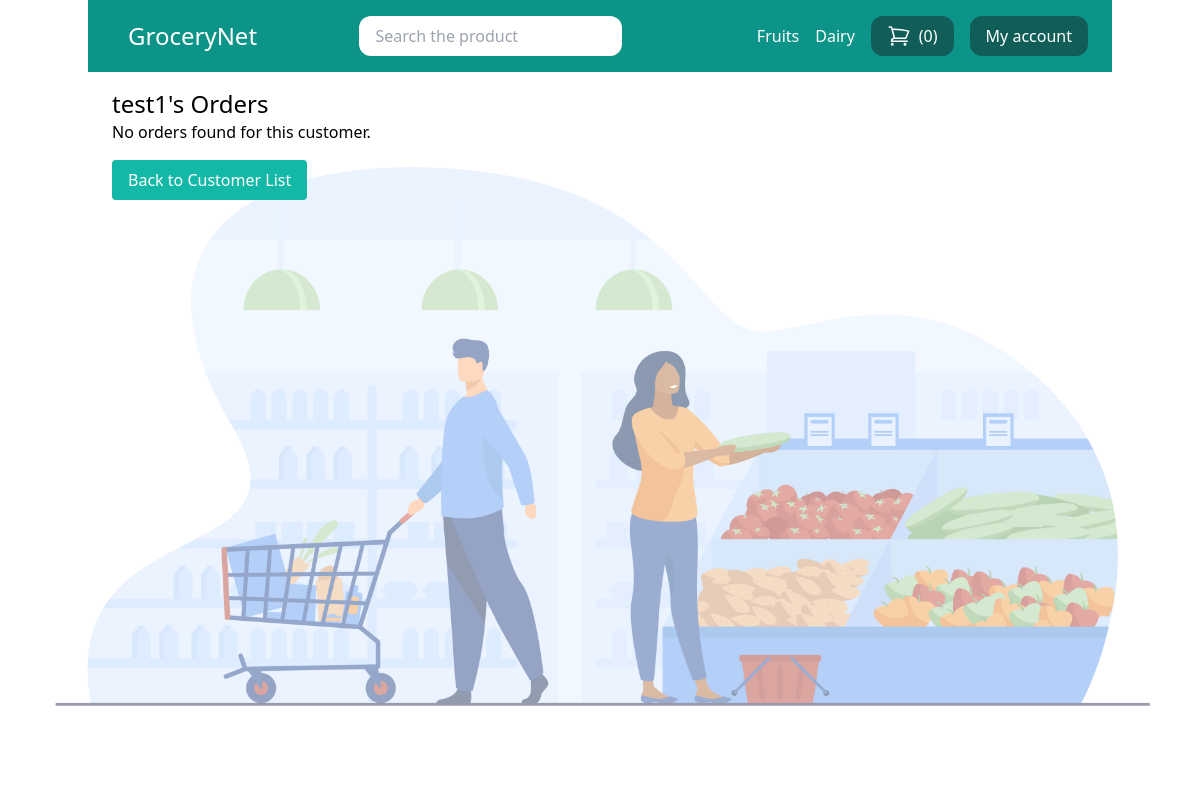
The page /customer/2/orders/ (signed in) on the database as committed earlier.
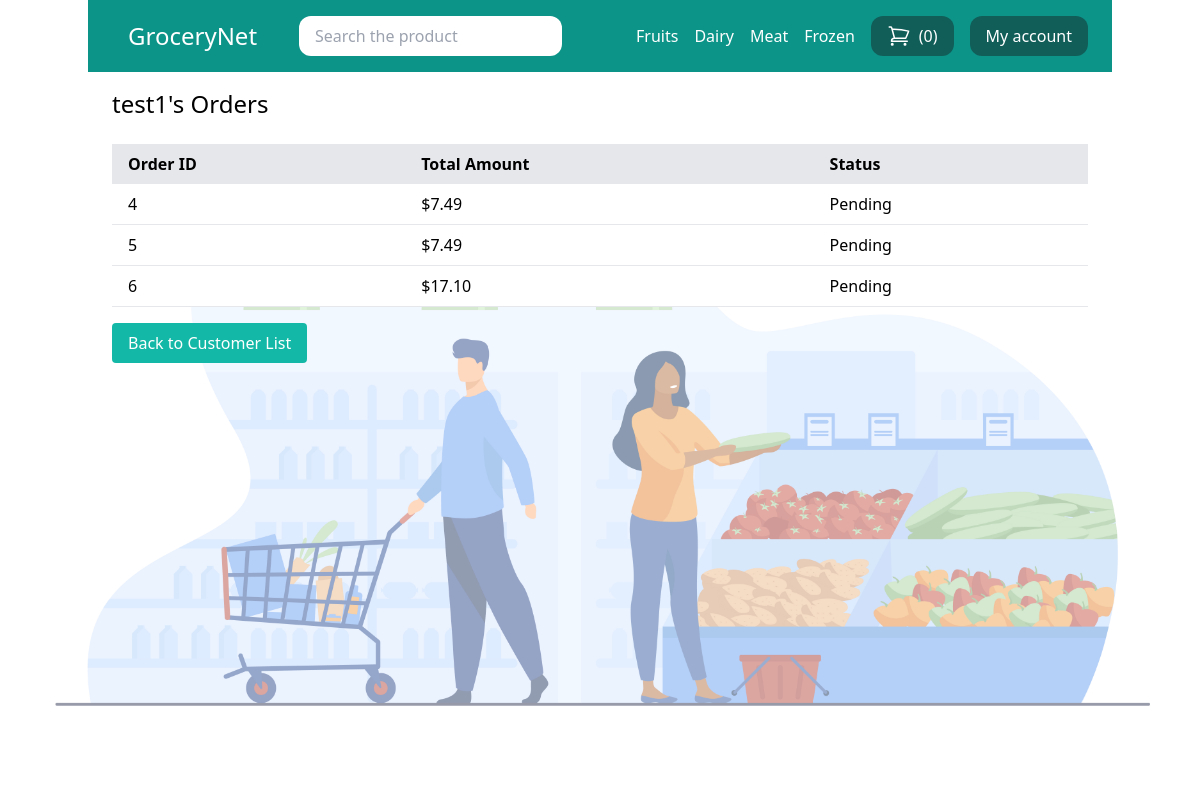
The same page on the database as committed later.
### store/models.py (models this page shows, shortened)
class Category(models.Model):
    title = models.CharField(max_length=50)
    slug = models.SlugField(max_length=50)
    class Meta:
        verbose_name_plural = 'Categories' # 관리사이트의 모델 표기방법 변경

class Order(models.Model):
    PENDING = 'pending'
    APPROVED = 'approved'
    DENIED = 'denied'
    STATUS_CHOICES = (
        (PENDING, 'Pending'),
        (APPROVED, 'Approved'),
        (DENIED, 'Denied')
    )
    first_name = models.CharField(max_length=255)
    last_name = models.CharField(max_length=255)
    address = models.CharField(max_length=255)
    zipcode = models.CharField(max_length=255)
    city = models.CharField(max_length=255)
    paid_amount = models.FloatField(blank=True, null=True)
    is_paid = models.BooleanField(default=False)
    merchant_id = models.CharField(max_length=255)
    status = models.CharField(max_length=20, choices=STATUS_CHOICES, default=PENDING)
    created_by = models.ForeignKey(User, related_name='orders', on_delete=models.SET_NULL, null=True)
    created_at = models.DateTimeField(auto_now_add=True)

### userprofile/views.py (the view)
# urls.py: path('customer/<int:user_id>/orders/', views.customer_orders, name='customer_orders'),
@login_required
def customer_orders(request, user_id):
    customer = get_object_or_404(User, id=user_id)
    orders = Order.objects.filter(created_by=customer)
    return render(request, 'userprofile/customer_orders.html', {
        'customer': customer,
        'orders': orders
    })

### store/cart.py (called while the page is built)
    def __len__(self):
        return sum(item['quantity'] for item in self.cart.values())

### store/context_processors.py (called while the page is built)
def cart(request):
    return {'cart': Cart(request)}

### store/templatetags/menu.py (called while the page is built)
@register.inclusion_tag('core/menu.html')
def menu():
    categories = Category.objects.all()
    return {'categories': categories}

### userprofile/templates/userprofile/customer_orders.html (shortened to what this page needs)
{% extends "core/base.html" %}
{% block content %}
    <h1 class="text-2xl">{{ customer.username }}'s Orders</h1>
    {% if orders %}
        <div class="mt-6">
            <table class="min-w-full bg-white">
                <thead class="bg-gray-200">
                    <tr>
                        <th class="py-2 px-4 text-left">Order ID</th>
                        <th class="py-2 px-4 text-left">Total Amount</th>
                        <th class="py-2 px-4 text-left">Status</th>
                    </tr>
                </thead>
                <tbody>
                    {% for order in orders %}
                    <tr class="border-b">
                        <td class="py-2 px-4">{{ order.id }}</td>
                        <td class="py-2 px-4">${{ order.paid_amount|floatformat:2 }}</td>
                        <td class="py-2 px-4">{{ order.get_status_display }}</td>
                    </tr>
                    {% endfor %}
                </tbody>
            </table>
        </div>
    {% else %}
        <p>No orders found for this customer.</p>
    {% endif %}
    <a href="{% url 'customer_list' %}" class="mt-4 inline-block py-2 px-4 bg-teal-500 text-white rounded">Back to Customer List</a>
{% endblock %}

### core/templates/core/menu.html (shortened to what this page needs)
{% for category in categories %}
    <a href="{% url "category_detail" category.slug %}" class="text-white">{{ category.title }}</a>
{% endfor %}

Rows that differ between the two databases and show on the page:
added Category: title "Meat"
added Category: title "Frozen"
added Order: id "4", paid_amount "7.49", status "Pending"
added Order: id "5", paid_amount "7.49", status "Pending"
added Order: id "6", paid_amount "17.10", status "Pending"
Other text that changed with them:
text no longer shown: "No orders found for this customer."
text now shown: "Order ID Total Amount Status"
